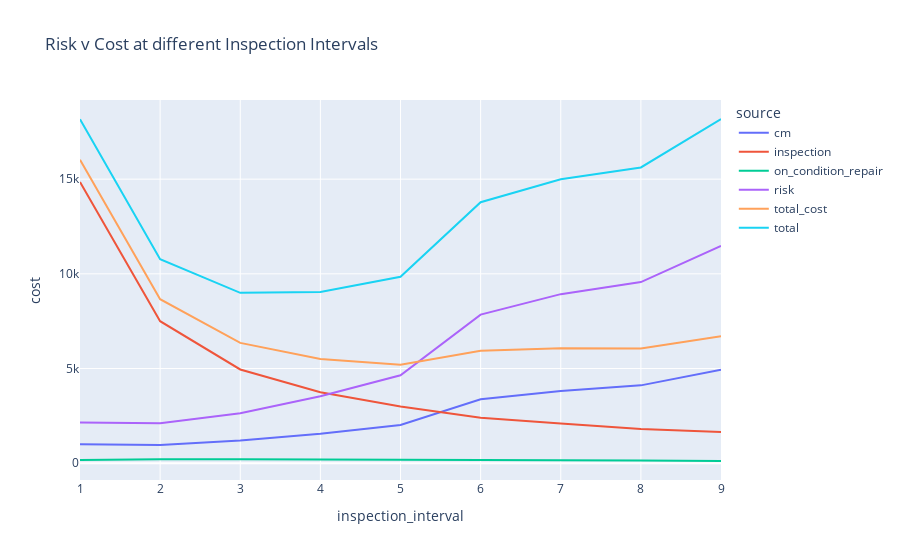

Source (notebook cell):
### Code cell
df_plot = df_lowc.melt(id_vars='inspection_interval', var_name = 'source', value_name='cost')
    fig = px.line(df_plot, x="inspection_interval", y="cost", color='source', title='Risk v Cost at different Inspection Intervals')
    fig.show()

### Figure 1 — Plotly figure (JSON) as saved in the notebook; plotly's stock layout.template omitted (floating-point values rounded to 4 significant figures)
{"data": [{"hovertemplate": "source=cm<br>inspection_interval=%{x}<br>cost=%{y}<extra></extra>", "legendgroup": "cm", "line": {"color": "#636efa", "dash": "solid"}, "mode": "lines", "name": "cm", "orientation": "v", "showlegend": true, "type": "scatter", "x": [1, 2, 3, 4, 5, 6, 7, 8, 9], "xaxis": "x", "y": [1005, 955, 1195, 1550, 2020, 3375, 3815, 4110, 4939], "yaxis": "y"}, {"hovertemplate": "source=inspection<br>inspection_interval=%{x}<br>cost=%{y}<extra></extra>", "legendgroup": "inspection", "line": {"color": "#EF553B", "dash": "solid"}, "mode": "lines", "name": "inspection", "orientation": "v", "showlegend": true, "type": "scatter", "x": [1, 2, 3, 4, 5, 6, 7, 8, 9], "xaxis": "x", "y": [14850, 7497, 4950, 3747, 2997, 2400, 2100, 1800, 1650], "yaxis": "y"}, {"hovertemplate": "source=on_condition_repair<br>inspection_interval=%{x}<br>cost=%{y}<extra></extra>", "legendgroup": "on_condition_repair", "line": {"color": "#00cc96", "dash": "solid"}, "mode": "lines", "name": "on_condition_repair", "orientation": "v", "showlegend": true, "type": "scatter", "x": [1, 2, 3, 4, 5, 6, 7, 8, 9], "xaxis": "x", "y": [165, 208, 210, 203, 186, 158, 152, 144, 116], "yaxis": "y"}, {"hovertemplate": "source=risk<br>inspection_interval=%{x}<br>cost=%{y}<extra></extra>", "legendgroup": "risk", "line": {"color": "#ab63fa", "dash": "solid"}, "mode": "lines", "name": "risk", "orientation": "v", "showlegend": true, "type": "scatter", "x": [1, 2, 3, 4, 5, 6, 7, 8, 9], "xaxis": "x", "y": [2148, 2112, 2640, 3540, 4644, 7848, 8928, 9564, 11472], "yaxis": "y"}, {"hovertemplate": "source=total_cost<br>inspection_interval=%{x}<br>cost=%{y}<extra></extra>", "legendgroup": "total_cost", "line": {"color": "#FFA15A", "dash": "solid"}, "mode": "lines", "name": "total_cost", "orientation": "v", "showlegend": true, "type": "scatter", "x": [1, 2, 3, 4, 5, 6, 7, 8, 9], "xaxis": "x", "y": [16020, 8660, 6355, 5500, 5203, 5933, 6067, 6054, 6705], "yaxis": "y"}, {"hovertemplate": "source=total<br>inspection_interval=%{x}<br>cost=%{y}<extra></extra>", "legendgroup": "total", "line": {"color": "#19d3f3", "dash": "solid"}, "mode": "lines", "name": "total", "orientation": "v", "showlegend": true, "type": "scatter", "x": [1, 2, 3, 4, 5, 6, 7, 8, 9], "xaxis": "x", "y": [18168, 10772, 8995, 9040, 9847, 13781, 14995, 15618, 18177], "yaxis": "y"}], "layout": {"legend": {"title": {"text": "source"}, "tracegroupgap": 0}, "title": {"text": "Risk v Cost at different Inspection Intervals"}, "xaxis": {"anchor": "y", "domain": [0, 1], "title": {"text": "inspection_interval"}}, "yaxis": {"anchor": "x", "domain": [0, 1], "title": {"text": "cost"}}}}
